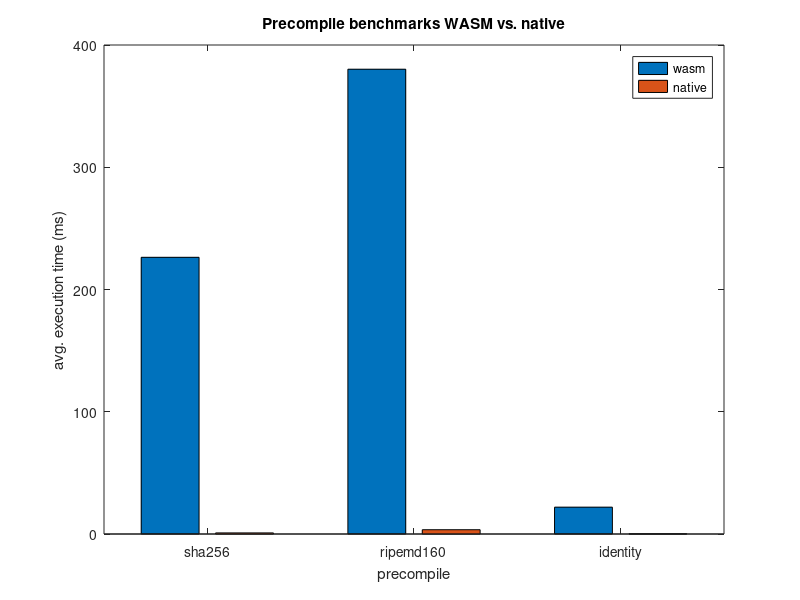

Recreate this plot in MATLAB.
data = [7.36844973383544e+07, 250553.94833171365; 226338.62740010378, 898.8601453035807; 380196, 3515; 21965.933378424077, 124.17044301657084]
bar(data(2:4,:)/1000)
set (gca, 'xticklabel', ["sha256"; "ripemd160"; "identity"])
title("Precompile benchmarks WASM vs. native")
xlabel("precompile")
ylabel("avg. execution time (ms)")
legend(["wasm"; "native"])